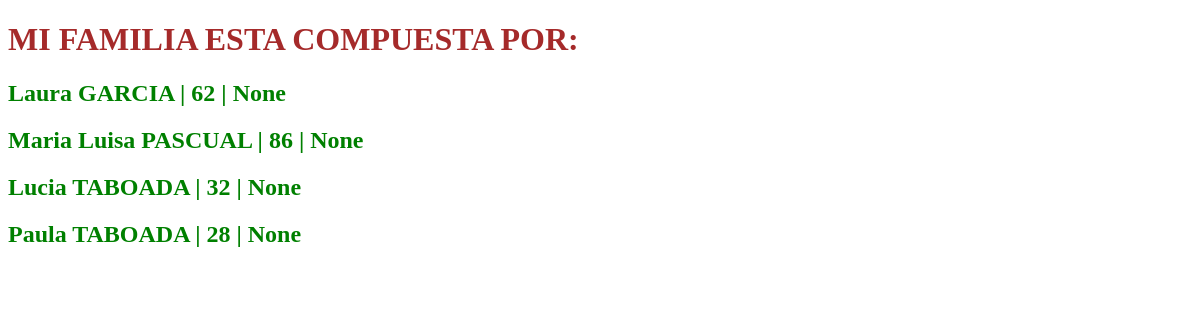
The page /familia/ on the database as committed earlier.
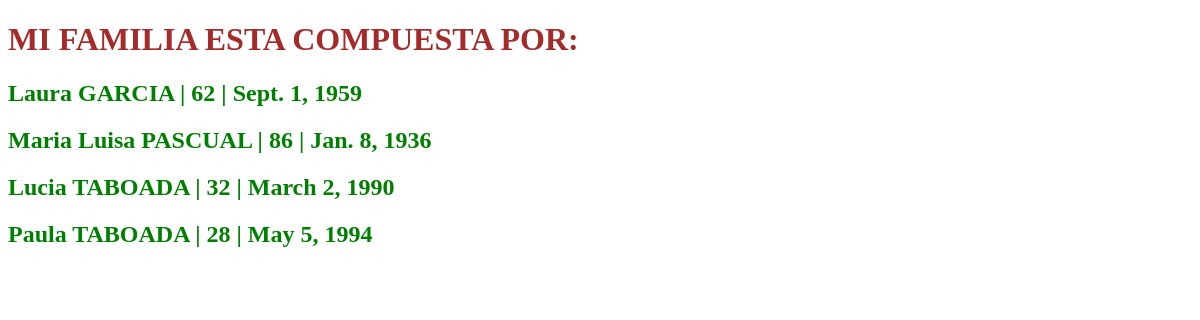
The same page on the database as committed later.
### familia/models.py (models this page shows)
class mi_familia(models.Model):
    nombre = models.CharField(max_length=20)
    apellido = models.CharField(max_length=20)
    edad = models.IntegerField()
    fecha_nacimiento = models.DateField()

### familia/views.py (the view)
# urls.py: path("familia/", lista_familia),
def lista_familia(request):
    familiares = mi_familia.objects.all()
    return render(request, "listado_familia.html", {"familiares":familiares})

### mis_familiares/templates/listado_familia.html (shortened to what this page needs)
<!DOCTYPE html>
<html lang="en">
<head>
</head>
<body>
  <h1 style="color: brown">MI FAMILIA ESTA COMPUESTA POR:</h1>
    {% for persona in familiares %}
        <h2 style="color: green">{{persona.nombre}} {{persona.apellido.upper}} | {{persona.edad}} | {{persona.fecha_nacimiento}}</h2>
    {% endfor %}
</body>

Rows that differ between the two databases and show on the page:
changed mi_familia "Laura": fecha_nacimiento "None" → "Sept. 1, 1959"
changed mi_familia "Maria Luisa": fecha_nacimiento "None" → "Jan. 8, 1936"
changed mi_familia "Lucia": fecha_nacimiento "None" → "March 2, 1990"
changed mi_familia "Paula": fecha_nacimiento "None" → "May 5, 1994"
